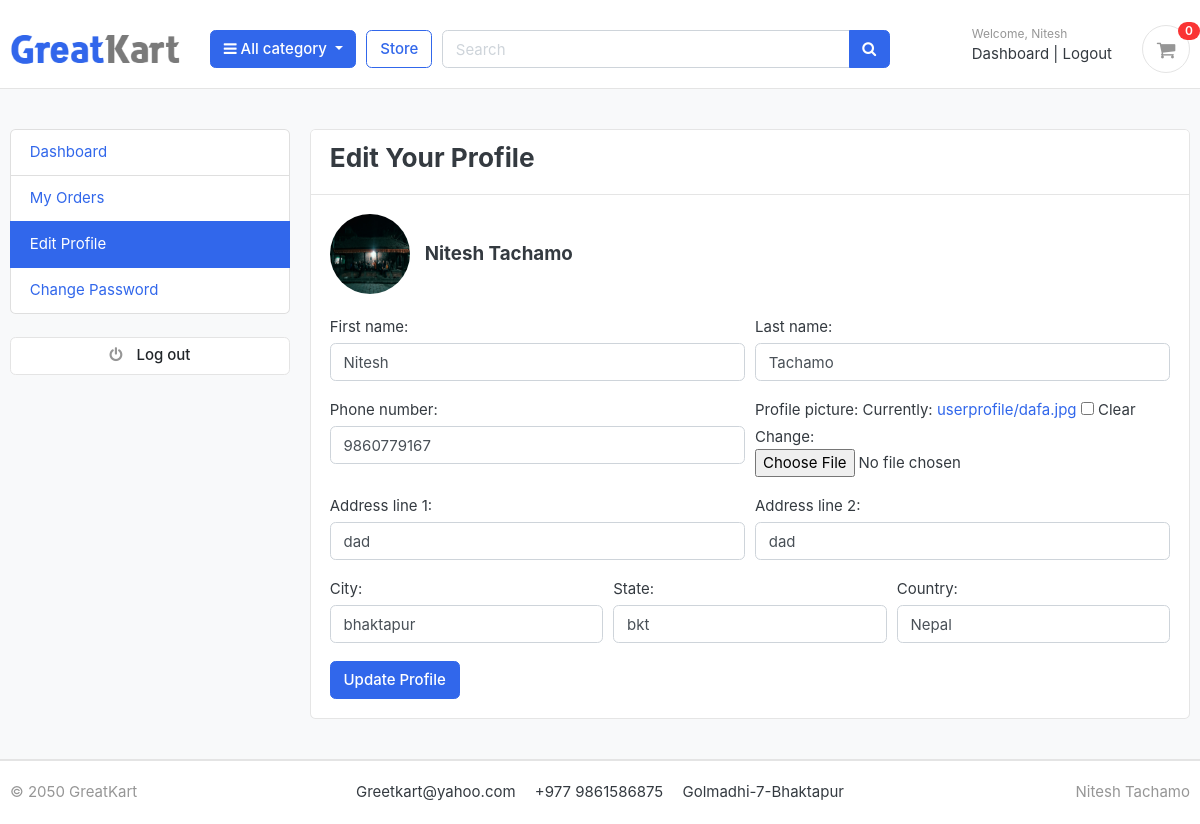
The app's page /accounts/edit_profile/ (signed in) with its own data.
### accounts/models.py (models this page shows, shortened)
class Account(AbstractBaseUser):
    first_name=models.CharField(max_length=50)
    last_name=models.CharField(max_length=50)
    username=models.CharField(max_length=50,unique=True)
    email=models.EmailField(max_length=100,unique=True)
    phone_number=models.CharField(max_length=50)
    date_joined=models.DateTimeField(auto_now_add=True)
    last_login=models.DateTimeField(auto_now_add=True)
    is_admin =models.BooleanField(default=False)
    is_staff =models.BooleanField(default=False)
    is_active =models.BooleanField(default=False)
    is_superadmin =models.BooleanField(default=False)
    USERNAME_FIELD='email'
    REQUIRED_FIELDS=['username','first_name','last_name']
    objects=MyAccountManager()

class UserProfile(models.Model):
    user=models.OneToOneField(Account,on_delete=models.CASCADE)
    address_line_1=models.CharField(max_length=200,blank=True)
    address_line_2=models.CharField(max_length=200,blank=True)
    profile_picture = models.ImageField(blank=True, upload_to="userprofile/")
    city=models.CharField(blank=True,max_length=20)
    state=models.CharField(blank=True,max_length=20)
    country=models.CharField(blank=True,max_length=20)

### accounts/views.py (the view)
# urls.py: path('edit_profile/',views.edit_profile,name="edit_profile"),
@login_required
def edit_profile(request):
    user = request.user
    profile, _ = UserProfile.objects.get_or_create(user=user)
    if request.method == 'POST':
        user_form = UserForm(request.POST, instance=user)
        profile_form = UserProfileForm(request.POST, request.FILES, instance=profile)
        if user_form.is_valid() and profile_form.is_valid():
            user_form.save()
            profile_form.save()
            messages.success(request, 'Your profile has been updated!')
            return redirect('edit_profile')
        else:
            messages.error(request, 'Please correct the error below.')
    else:
        user_form = UserForm(instance=user)
        profile_form = UserProfileForm(instance=profile)
    context = {'user_form': user_form, 'profile_form': profile_form}
    return render(request, 'accounts/edit_profile.html', context)

### accounts/forms.py
class UserForm(forms.ModelForm):
    class Meta:
        model = Account
        fields = ['first_name', 'last_name', 'phone_number']
    def __init__(self, *args, **kwargs):
        super(UserForm, self).__init__(*args, **kwargs)
        for field_name, field in self.fields.items():
            field.widget.attrs['class'] = 'form-control'

class UserProfileForm(forms.ModelForm):
    class Meta:
        model = UserProfile
        fields = ['address_line_1', 'address_line_2', 'profile_picture', 'city', 'state', 'country']
    def __init__(self, *args, **kwargs):
        super(UserProfileForm, self).__init__(*args, **kwargs)
        for field_name, field in self.fields.items():
            if field_name == 'profile_picture':
                field.widget.attrs['class'] = 'form-control-file'
            else:
                field.widget.attrs['class'] = 'form-control'

### carts/context_processors.py (called while the page is built)
def counter(request):
    cart_count=0
    if 'admin' in request.path:
        return{}
    else:
        try:
            cart=Cart.objects.filter(cart_id=_cart_id(request))
            if request.user.is_authenticated:
                cart_items=CartItem.objects.all().filter(user=request.user)
            else:
                cart_items=CartItem.objects.all().filter(cart=cart[:1])
            for cart_item in cart_items:
                cart_count += cart_item.quantity
        except Cart.DoesNotExist:
            cart_count=0
    return dict(cart_count=cart_count)

### carts/views.py (called while the page is built)
def _cart_id(request):
    cart = request.session.session_key
    if not cart:
        cart = request.session.create()
    return cart

### category/context_processors.py (called while the page is built)
def menu_links(request):
    links = Category.objects.all()
    return dict(links=links)

### category/models.py (called while the page is built)
    def get_url(self):
        return reverse('products_by_category', args=[self.slug])

### templates/accounts/edit_profile.html (shortened to what this page needs)
{% extends "base.html" %}
{% block content %}
<section class="section-conten padding-y bg">
  <div class="container">
    <div class="row">
      {% include "includes/dashboard_sidebar.html" %}
      <main class="col-md-9">
        <article class="card">
          <header class="card-header">
            <h3 class="d-inline-block mr-3">Edit Your Profile</h3>
          </header>
          <div class="card-body">
            <div class="d-flex align-items-center mb-4">
              {% if profile_form.instance.profile_picture %}
                <img src="{{ profile_form.instance.profile_picture.url }}" alt="Profile Picture" class="rounded-circle mr-3" width="80" height="80">
              {% else %}
                <img src="https://via.placeholder.com/60" alt="No Profile Picture" class="rounded-circle mr-3">
              {% endif %}
              <div>
                <h5 class="mb-0">{{ user_form.instance.first_name }} {{ user_form.instance.last_name }}</h5>
              </div>
            </div>
            <form method="POST" enctype="multipart/form-data">
              <div class="form-row">
                <div class="form-group col-md-6">
                  {{ user_form.first_name.label_tag }}
                  {{ user_form.first_name }}
                </div>
                <div class="form-group col-md-6">
                  {{ user_form.last_name.label_tag }}
                  {{ user_form.last_name }}
                </div>
              </div>
              <div class="form-row">
                <div class="form-group col-md-6">
                  {{ user_form.phone_number.label_tag }}
                  {{ user_form.phone_number }}
                </div>
                <div class="form-group col-md-6">
                  {{ profile_form.profile_picture.label_tag }}
                  {{ profile_form.profile_picture }}
                </div>
              </div>
              <div class="form-row">
                <div class="form-group col-md-6">
                  {{ profile_form.address_line_1.label_tag }}
                  {{ profile_form.address_line_1 }}
                </div>
                <div class="form-group col-md-6">
                  {{ profile_form.address_line_2.label_tag }}
                  {{ profile_form.address_line_2 }}
                </div>
              </div>
              <div class="form-row">
                <div class="form-group col-md-4">
                  {{ profile_form.city.label_tag }}
                  {{ profile_form.city }}
                </div>
                <div class="form-group col-md-4">
                  {{ profile_form.state.label_tag }}
                  {{ profile_form.state }}
                </div>
                <div class="form-group col-md-4">
                  {{ profile_form.country.label_tag }}
                  {{ profile_form.country }}
                </div>
              </div>
              <button type="submit" class="btn btn-primary">Update Profile</button>
            </form>
          </div>
        </article>
      </main>
    </div>
  </div>
</section>
{% endblock %}

### templates/includes/navbar.html (shortened to what this page needs)
{% load static %}
<header class="section-header">
    <section class="header-main border-bottom" style="margin-top: 10px;">
        <div class="container">
    <div class="row align-items-center">
        <div class="col-lg-2 col-md-3 col-6">
            <a href="/" class="brand-wrap">
                <img class="logo" src="{% static 'images/logo.png' %}">
            </a>
        </div>
        <div class="col-lg col-sm col-md col-6 flex-grow-0">
            <div class="category-wrap dropdown d-inline-block float-right">
                <button type="button" class="btn btn-primary dropdown-toggle" data-toggle="dropdown">
                    <i class="fa fa-bars"></i> All category
                </button>
            </div>
        </div>
        <a href="{% url 'store' %}" class="btn btn-outline-primary">Store</a>
        <div class="col-lg col-md-6 col-sm-12 col">
            <form action=" {% url "search" %}" class="search" method="GET">
                <div class="input-group w-100">
                    <input type="text" class="form-control" style="width:60%;" placeholder="Search" name="keyword">
                    <div class="input-group-append">
                      <button class="btn btn-primary" type="submit">
                        <i class="fa fa-search"></i>
                      </button>
                    </div>
                </div>
            </form>
        </div>
        <div class="col-lg-3 col-sm-6 col-8 order-2 order-lg-3">
            <div class="d-flex justify-content-end mb-3 mb-lg-0">
                {% if user.is_authenticated %}
                <div class="widget-header">
                    <small class="title text-muted">Welcome, {{ user.first_name }}</small>
                    <div>
                        <a href="{% url "dashboard" %}">Dashboard</a> <span class="dark-transp"> | </span>
                        <a href="{% url 'logout' %}">Logout</a>
                    </div>
                </div>
            {% endif %}
                <a href=" {% url "cart" %}" class="widget-header pl-3 ml-3">
                    <div class="icon icon-sm rounded-circle border"><i class="fa fa-shopping-cart"></i></div>
                    <span class="badge badge-pill badge-danger notify">{{ cart_count}}</span>
                </a>
            </div>
        </div>
    </div>
        </div>
    </section>
    </header>

### GreetKart/static/css/ui.css (style rules this page uses)
html { font-family: "Inter", sans-serif; font-size: 15px; }
.icon-xs, .icon-sm, .icon-md, .icon-lg { display: inline-block; text-align: center; flex-shrink: 0; flex-grow: 0; }
.icon-sm { width: 48px; height: 48px; line-height: 48px !important; font-size: 20px; }
.padding-y { padding-top: 40px; padding-bottom: 40px; }
article:after, .form-group:after { display: block; clear: both; content: ""; }
.bg { background-color: #f8f9fa; }
.header-main { position: relative; padding-top: 1rem; padding-bottom: 1rem; }
.brand-wrap .logo, .navbar-brand .logo { margin-right: 7px; max-height: 42px; display: inline-block; }
.widget-header { display: inline-block; vertical-align: middle; position: relative; }
.widget-header a { color: #343a40; }
.widget-header i { color: #969696; }
.widget-header .title { display: block; }
.widget-header .notify { position: absolute; top: -3px; right: -10px; }
.notify { position: absolute; top: -4px; right: -10px; display: inline-block; padding: 0.25em 0.6em; font-size: 12px; line-height: 1; text-align: center; border-radius: 3rem; color: #fff; background-color: #fa3434; }

### records on screen
Account: first_name "Nitesh", instance.first_name "Nitesh", instance.last_name "Tachamo", last_name "Tachamo", phone_number "9860779167"
UserProfile: instance.profile_picture (picture), address_line_1 "dad", address_line_2 "dad", city "bhaktapur", state "bkt", country "Nepal"

### other values on screen
{{ cart_count }} "0"
{{ user_form.first_name.label_tag }} "First name:"
{{ user_form.last_name.label_tag }} "Last name:"
{{ user_form.phone_number.label_tag }} "Phone number:"
{{ profile_form.profile_picture.label_tag }} "Profile picture:"
{{ profile_form.address_line_1.label_tag }} "Address line 1:"
{{ profile_form.address_line_2.label_tag }} "Address line 2:"
{{ profile_form.city.label_tag }} "City:"
{{ profile_form.state.label_tag }} "State:"
{{ profile_form.country.label_tag }} "Country:"
